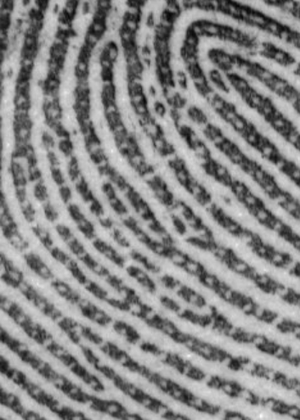
%> input picture fp1.bmp, 300 x 420 px, shrunk from 353 x 495 before the run
$ octave regional_min.m   (GNU Octave 9; MATLAB toolbox functions it lacks are replaced by stand-ins)
%> lines starting %> are read from the running program, lines starting %| are printed output that depends on the picture; in (x1, y1, x2, y2) boxes, pixels count from 0 and x2, y2 are one past the last pixel; in counts of white or black regions, pixels touching at a corner belong together; the program's own positions count from 1
### Training_image_Test_SVM/imreadbw.m
function I = imreadbw(file)
%> called with file = 'fp1.bmp'
% IMREADBW  Reads an image as gray-scale
%   I=IMREADBW(FILE) reads the image FILE and converts the result to a
%   gray scale image (with DOUBLE storage class anr range normalized
%   in [0,1]).

% AUTORIGHTS
% Copyright (c) 2006 The Regents of the University of California.
% All Rights Reserved.
%
% Created by Andrea Vedaldi
% UCLA Vision Lab - Department of Computer Science
%
% Permission to use, copy, modify, and distribute this software and its
% documentation for educational, research and non-profit purposes,
% without fee, and without a written agreement is hereby granted,
% provided that the above copyright notice, this paragraph and the
% following three paragraphs appear in all copies.
%
% This software program and documentation are copyrighted by The Regents
% of the University of California. The software program and
% documentation are supplied "as is", without any accompanying services
% from The Regents. The Regents does not warrant that the operation of
% the program will be uninterrupted or error-free. The end-user
% understands that the program was developed for research purposes and
% is advised not to rely exclusively on the program for any reason.
%
% This software embodies a method for which the following patent has
% been issued: "Method and apparatus for identifying scale invariant
% features in an image and use of same for locating an object in an
% image," David G. Lowe, US Patent 6,711,293 (March 23,
% 2004). Provisional application filed March 8, 1999. Asignee: The
% University of British Columbia.
%
% IN NO EVENT SHALL THE UNIVERSITY OF CALIFORNIA BE LIABLE TO ANY PARTY
% FOR DIRECT, INDIRECT, SPECIAL, INCIDENTAL, OR CONSEQUENTIAL DAMAGES,
% INCLUDING LOST PROFITS, ARISING OUT OF THE USE OF THIS SOFTWARE AND
% ITS DOCUMENTATION, EVEN IF THE UNIVERSITY OF CALIFORNIA HAS BEEN
% ADVISED OF THE POSSIBILITY OF SUCH DAMAGE. THE UNIVERSITY OF
% CALIFORNIA SPECIFICALLY DISCLAIMS ANY WARRANTIES, INCLUDING, BUT NOT
% LIMITED TO, THE IMPLIED WARRANTIES OF MERCHANTABILITY AND FITNESS FOR
% A PARTICULAR PURPOSE. THE SOFTWARE PROVIDED HEREUNDER IS ON AN "AS IS"
% BASIS, AND THE UNIVERSITY OF CALIFORNIA HAS NO OBLIGATIONS TO PROVIDE
% MAINTENANCE, SUPPORT, UPDATES, ENHANCEMENTS, OR MODIFICATIONS.

I=im2double(imread(file)) ;
%> I: size 420x300x3 double; min 0.0275, max 0.98, mean 0.528

if(size(I,3) > 1)
  I = rgb2gray( I ) ;
%> I: size 420x300 double
end

### regional_min.m
%function matrix_min = regional_min( imgrad , immin )

%函数功能是筛选去除局部极小点中对比度较低的点
%imgrad是梯度图
%immin是经过Matlab自带imregionalmin函数处理得到的图片
clc;
clear;
flag = [];%用于标记此点是否已经遍历过
coordinate_x = [];
coordinate_y = [];%用于存储每一块极小区域的坐标
data = [];%用于存储每一块极小区域的领域数据

im = imreadbw('fp1.bmp');
immin = imregionalmin(im);
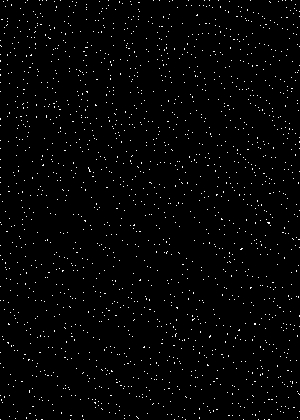
%> immin: size 420x300 logical; 1.6% white in thin lines or dots
immin_filted = immin;
%immin = uint8(immin);
%figure;imshow(immin);
rgb=imread('fp1.bmp');
%> rgb is the input picture: size 420x300x3 uint8; min 7, max 250, mean 134.7
%rgb = imread('pears.png');
I = rgb2gray(rgb);
%> I: size 420x300 uint8
%subplot(341);imshow(I),title('input image');
I_binary = im2bw(I,graythresh(I));       %对图像二值化
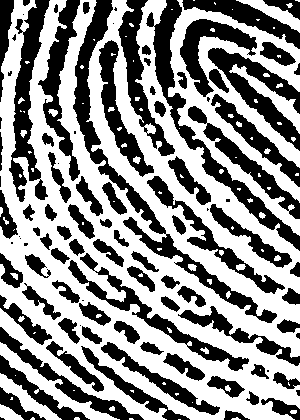
%> I_binary: size 420x300 logical; 55.8% white; 100 black regions (22 under 20 px), largest, box (x1, y1, x2, y2) and area: (73, 0, 277, 323) 5209, (146, 0, 300, 251) 3926, (9, 0, 50, 202) 3218
%subplot(342);imshow(I_binary,[]), title('binary of input image)')
% I_watershed=watershed(I)%直接分割会出现过度分割的情况
% figure, imshow(I_watershed), title('Watershed transform of original image')
hy = fspecial('sobel');
hx = hy';
Iy = imfilter(double(I), hy, 'replicate');
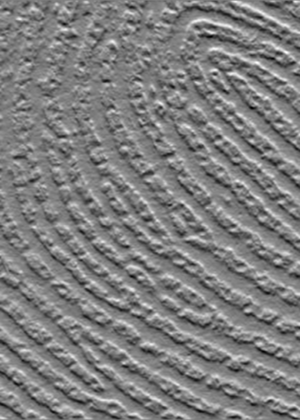
%> Iy: size 420x300 double; min -358, max 359, mean -0.8; drawn with min black and max white
Ix = imfilter(double(I), hx, 'replicate');
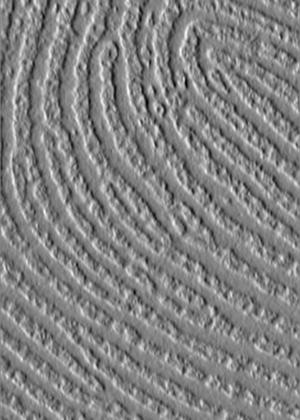
%> Ix: size 420x300 double; min -409, max 389, mean -0.5; drawn with min black and max white
gradmag = sqrt(Ix.^2 + Iy.^2);
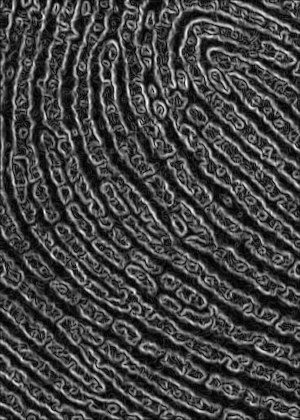
%> gradmag: size 420x300 double; min 0, max 409.1, mean 107.3; drawn with min black and max white

%% 得到需要的坐标
[ imx, imy ] = size(immin);
%> imx = 420; imy = 300
flag = zeros(imx,imy);
%sign = 0;%决定现在是在同一个
cdtemp_x = [];
cdtemp_y = [];%每一块区域里的坐标
number = 1;
for i=1:imx
    for j=1:imy
        if immin(i,j)==1 && flag(i,j)==0
            cdtemp_x = [cdtemp_x,i];
            cdtemp_y = [cdtemp_y,j];
            flag(i,j) = 1;
            %确定8领域点是否标记，并记入坐标
            itemp=i;
            jtemp=j;
            while(1)
                [count,itemptemp,jtemptemp,flag,cdtemp_x,cdtemp_y] = eightround(immin,itemp,jtemp,flag,cdtemp_x,cdtemp_y);
                itemp=itemptemp;
                jtemp=jtemptemp;
                if count==0%说明这一块极值点标记完毕
                    break;
                end
            end

            %确定8领域结束，将cdtemp坐标写入总坐标的矩阵
            coordinate_x = [coordinate_x;mean(cdtemp_x),length(cdtemp_x)];
            coordinate_y = [coordinate_y;mean(cdtemp_y),length(cdtemp_y)];
            cdtemp_x = [];
            cdtemp_y = [];
        elseif immin(i,j)==1 && flag(i,j)==1
                continue;
        end
    end
end
%> flag: size 420x300 double; values 0 (black) and 1 (white), 1.6% white in thin lines or dots
%> after the loop, coordinate_x = 1754 rows, first 12: [1 1; 1 1; 1 1; 1 1; 1 1; 1 1; 1 1; 1 1; 1 1; 1 1; 1 1; 1 1]; coordinate_y = 1754 rows, first 12: [8 1; 28 1; 40 1; 43 1; 47 1; 61 1; 109 1; 154 1; 160 1; 173 1; 189 1; 205 1]; count = 0; itemp = 0; itemptemp = 0; jtemp = 0; jtemptemp = 0


%% 得到邻域数据
coordinate_x = round(coordinate_x);%两列向量，第一列是中心坐标，第二列是该区域的像素点数
coordinate_y = round(coordinate_y);

%% 进行筛选
%将边长存入radius矩阵
[coor_length , ~] = size(coordinate_x);
%> coor_length = 1754
radius = [];
for i=1:coor_length
    r = sqrt(coordinate_x(i,2));
    r = ceil(r);
    if mod(r,2)==0
        r=r/2+2;
    else
        r=r-1;
        r=r/2+2;
    end
    radius = [radius,r];
end
%> this loop made 1754 passes
%> (r, radius) on passes 1 to 12: (2, 2), (2, [2 2]), (2, [2 2 2]), (2, [2 2 2 2]), (2, [2 2 2 2 2]), (2, [2 2 2 2 2 2]), (2, [2 2 2 2 2 2 2]), (2, [2 2 2 2 2 2 2 2]), (2, [2 2 2 2 2 2 2 2 2]), (2, [2 2 2 2 2 2 2 2 2 2]), (2, [2 2 2 2 2 2 2 2 2 2 2]), (2, [2 2 2 2 2 2 2 2 2 2 2 2])
%> r on passes 17 to 22: 2, 2, 2, 2, 2, 2
%> after the loop, radius = 1754 values, max 3 at index 23, min 2 at index 1, mean 2.16

%% difference矩阵
data_error = zeros(coor_length);%用来标记异常
temp_value = [];%用来暂时存储每块的diff值
value = zeros(coor_length,1);%用来存储diff平均值
for i=1:coor_length
    r = radius(i);
    x = coordinate_x(i,1);
    y = coordinate_y(i,1);
    if (x-r)<=0 || (y-r)<=0 || (x+r)>=imx || (y+r)>=imy
        data_error(i)=1;
        continue;
    else
        for j=(x-r):(x+r)%循环大矩阵
            for k=(y-r):(y+r)
                if flag(j,k)==1%排除flag中的点
                    continue;
                elseif (im(j,k)-im(x,y))==0%如果此点还是局部最小值的一部分，则跳过
                    continue;
                end
                temp_value = [temp_value,(im(j,k)-im(x,y))];%gradmag(j,k)];
            end
        end
        value(i) = mean(temp_value);
    end
end
%> this loop made 1754 passes
%> (r, x, y) on passes 1 to 3: (2, 1, 8), (2, 1, 28), (2, 1, 40)
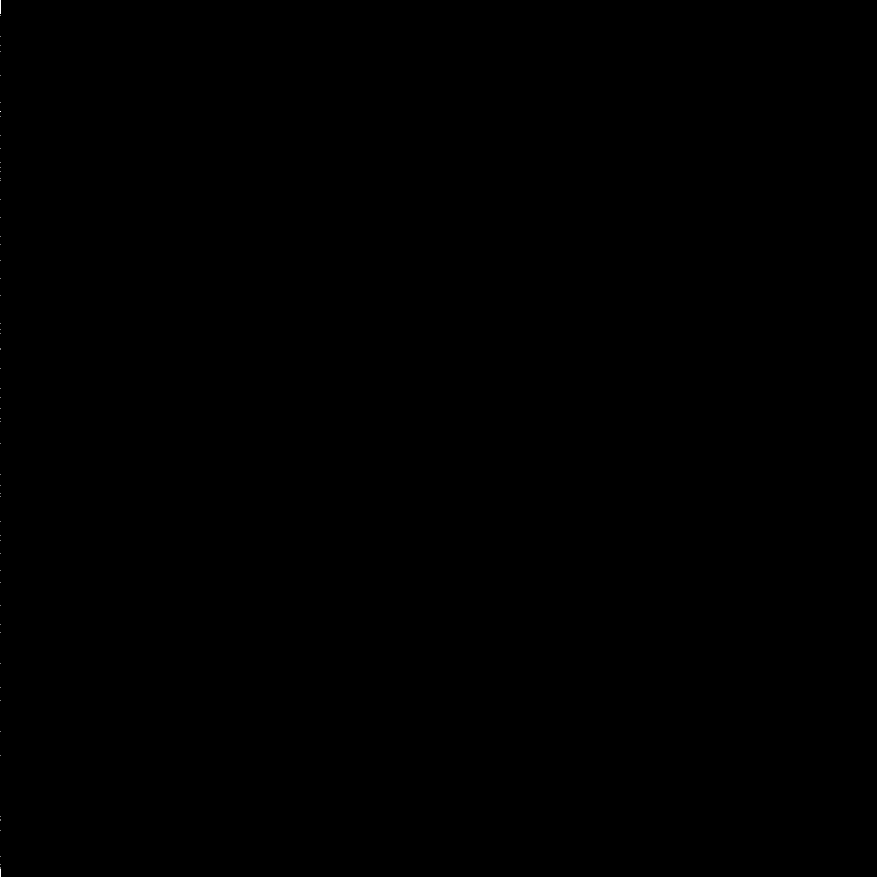
%> data_error: size 1754x1754 double (shown at 1/2 size); values 0 (black) and 1 (white), 0% white in thin lines or dots, all inside (x1, y1, x2, y2) = (0, 0, 1, 1754)
%> after the loop, value = 1754 values, max 0.102 at index 46, min 0 at index 1, mean 0.0745


%% 筛选符合的极小点
fgm_filted = zeros(imx, imy);
flag = zeros(imx,imy);
%sign = 0;%决定现在是在同一个
cdtemp_x = [];
cdtemp_y = [];%每一块区域里的坐标
number = 1;
count_loop_for_value = 0;
for i=1:imx
    for j=1:imy
        if immin(i,j)==1 && flag(i,j)==0
            cdtemp_x = [cdtemp_x,i];
            cdtemp_y = [cdtemp_y,j];
            flag(i,j) = 1;
            %确定8领域点是否标记，并记入坐标
            itemp=i;
            jtemp=j;
            while(1)
                [count,itemptemp,jtemptemp,flag,cdtemp_x,cdtemp_y] = eightround(immin,itemp,jtemp,flag,cdtemp_x,cdtemp_y);
                itemp=itemptemp;
                jtemp=jtemptemp;
                if count==0%说明这一块极值点标记完毕
                    break;
                end
            end

            %确定8领域结束，将cdtemp坐标写入总坐标的矩阵
            count_loop_for_value = count_loop_for_value + 1;
            if value(count_loop_for_value)<0.0690
                for c=1:length(cdtemp_x)
                        immin_filted(cdtemp_x(c),cdtemp_y(c))=0;
                end
            end
            cdtemp_x = [];
            cdtemp_y = [];
        elseif immin(i,j)==1 && flag(i,j)==1
                continue;
        end
    end
end
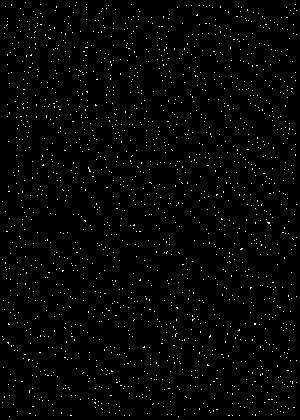
%> immin_filted: size 420x300 logical; 1.5% white in thin lines or dots
%> after the loop, count_loop_for_value = 1754

figure;imshow(immin_filted);

$ run again, with fp2.bmp copied over fp1.bmp
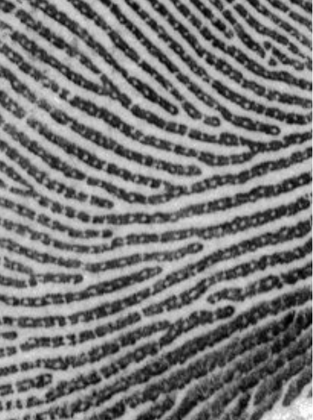
%> input picture fp2.bmp, 313 x 420 px, shrunk from 526 x 705 before the run
%> immin: size 420x313 logical; 1.8% white in thin lines or dots
%> rgb is the input picture: size 420x313x3 uint8; min 0, max 253, mean 121.2
%> I_binary: size 420x313 logical; 49.8% white; 193 white regions (183 under 20 px), largest, box (x1, y1, x2, y2) and area: (0, 0, 313, 420) 62816, (160, 356, 244, 420) 577, (115, 401, 154, 420) 311
%> `gradmag = sqrt(Ix.^2 + Iy.^2);`:
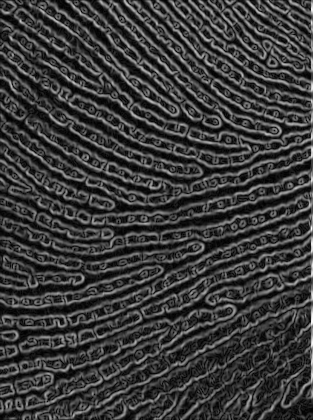
%> gradmag: size 420x313 double; min 0, max 624.9, mean 143.3; drawn with min black and max white
%> after the loop `for i=1:imx`: coordinate_x = 2089 rows, first 12: [1 2; 1 1; 1 1; 1 1; 1.5 2; 1 1; 1 1; 1 1; 1 1; 1 1; 1 1; 1 1]; coordinate_y = 2089 rows, first 12: [1.5 2; 19 1; 31 1; 41 1; 62 2; 70 1; 74 1; 79 1; 104 1; 127 1; 152 1; 186 1]; count = 0
%> `coordinate_x = round(coordinate_x);`: coordinate_x = 2089 rows, first 12: [1 2; 1 1; 1 1; 1 1; 2 2; 1 1; 1 1; 1 1; 1 1; 1 1; 1 1; 1 1]
%> `coordinate_y = round(coordinate_y);`: coordinate_y = 2089 rows, first 12: [2 2; 19 1; 31 1; 41 1; 62 2; 70 1; 74 1; 79 1; 104 1; 127 1; 152 1; 186 1]
%> the loop `for i=1:coor_length` made 2089 passes
%> (r, radius) on passes 1 to 8: (3, 3), (2, [3 2]), (2, [3 2 2]), (2, [3 2 2 2]), (3, [3 2 2 2 3]), (2, [3 2 2 2 3 2]), (2, [3 2 2 2 3 2 2]), (2, [3 2 2 2 3 2 2 2])
%> after the loop `for i=1:coor_length`: radius = 2089 values, max 3 at index 1, min 2 at index 2, mean 2.14
%> the loop `for i=1:coor_length` made 2089 passes
%> (r, x, y) on passes 1 to 3: (3, 1, 2), (2, 1, 19), (2, 1, 31)
%> after the loop `for i=1:coor_length`: value = 2089 values, max 0.197 at index 23, min 0 at index 1, mean 0.0993
%> after the loop `for i=1:imx`:
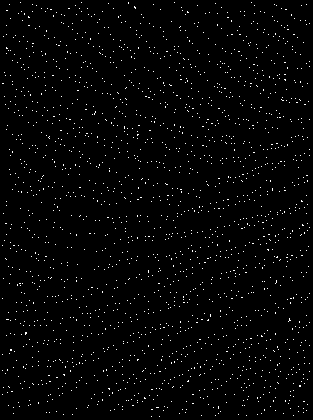
%> immin_filted: size 420x313 logical; 1.7% white in thin lines or dots
%> after the loop `for i=1:imx`: count_loop_for_value = 2089

$ run again, with 271_2_2.jpg saved as fp1.bmp
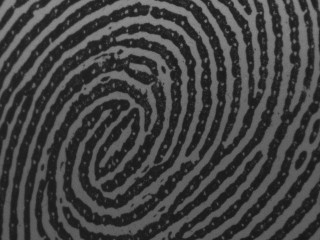
%> input picture 271_2_2.jpg, 320 x 240 px
%> `immin = imregionalmin(im);`:
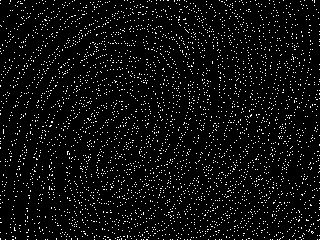
%> immin: size 240x320 logical; 5.6% white in thin lines or dots
%> rgb is the input picture: size 240x320 uint8; min 18, max 148, mean 66.1
%> I_binary: size 240x320 logical; 44.4% white; 273 white regions (253 under 20 px), largest, box (x1, y1, x2, y2) and area: (17, 0, 236, 240) 9559, (0, 0, 219, 240) 7056, (150, 0, 294, 240) 2909
%> `gradmag = sqrt(Ix.^2 + Iy.^2);`:
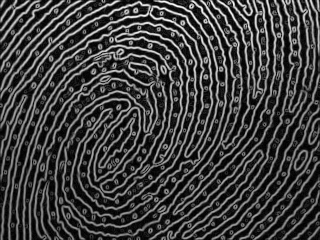
%> gradmag: size 240x320 double; min 0, max 380.3, mean 95.1; drawn with min black and max white
%> after the loop `for i=1:imx`: count = 0
%> the loop `for i=1:coor_length` made 3696 passes
%> (r, radius) on passes 1 to 8: (2, 2), (3, [2 3]), (2, [2 3 2]), (2, [2 3 2 2]), (2, [2 3 2 2 2]), (2, [2 3 2 2 2 2]), (2, [2 3 2 2 2 2 2]), (2, [2 3 2 2 2 2 2 2])
%> after the loop `for i=1:coor_length`: radius = 3696 values, max 3 at index 2, min 2 at index 1, mean 2.14
%> the loop `for i=1:coor_length` made 3696 passes
%> (r, x, y) on passes 1 to 3: (2, 1, 1), (3, 2, 11), (2, 1, 25)
%> after the loop `for i=1:coor_length`: value = 3696 values, max 0.0877 at index 47, min 0 at index 1, mean 0.0565
%> after the loop `for i=1:imx`: count_loop_for_value = 3696
